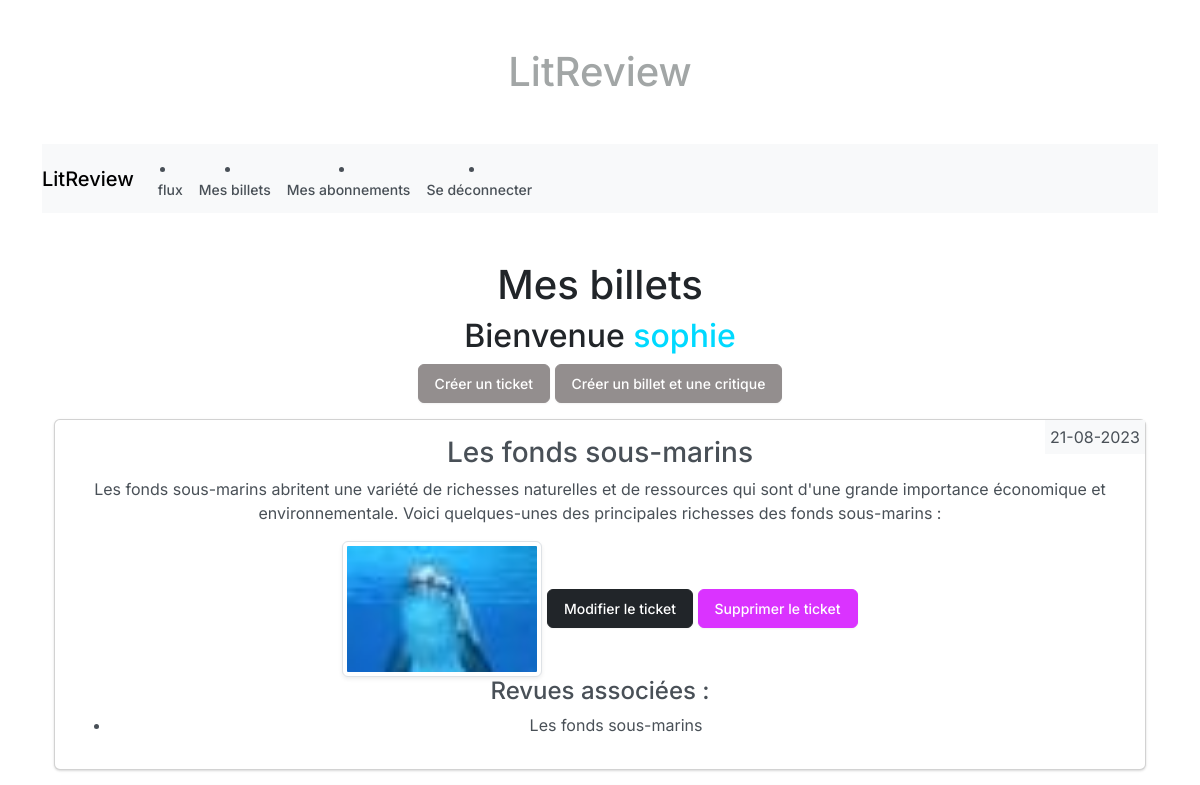
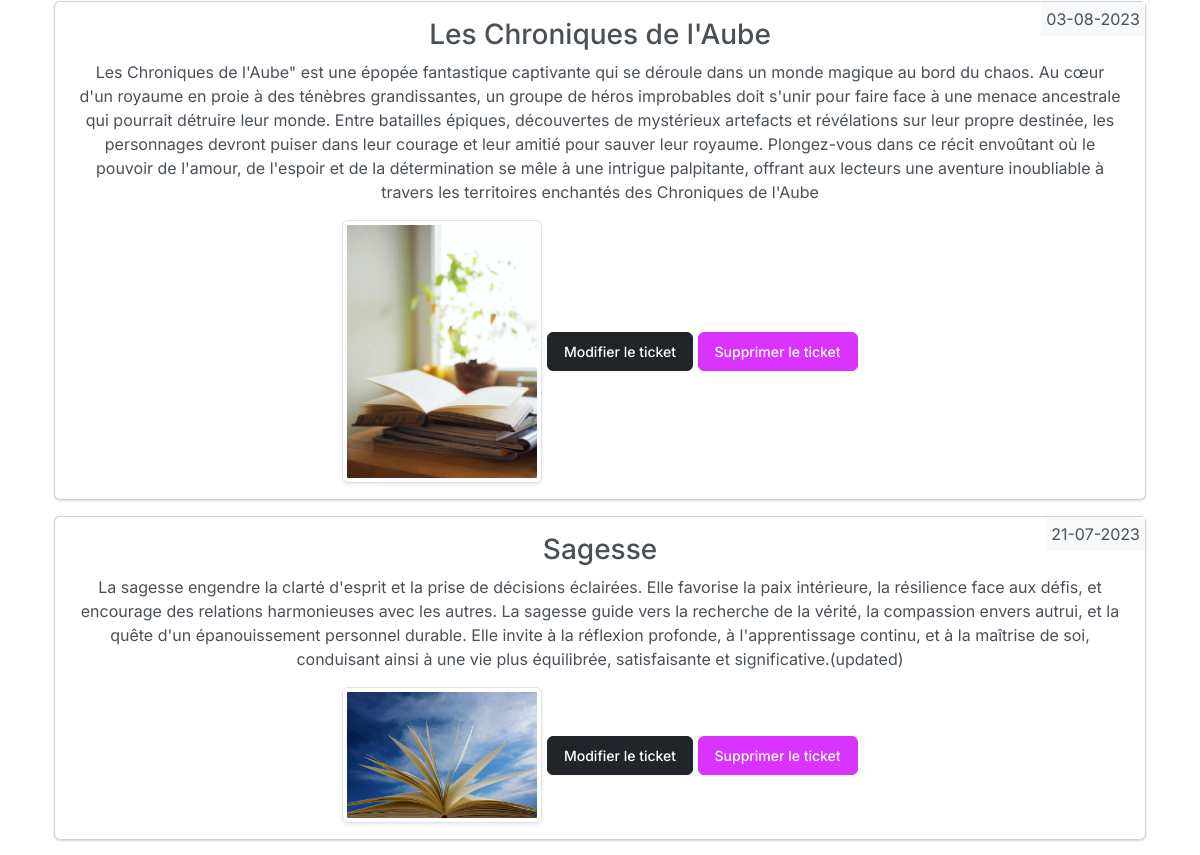
/user_tickets/ (signed in, upper part), run on an earlier commit of the app's database (2 pictures, top to bottom).
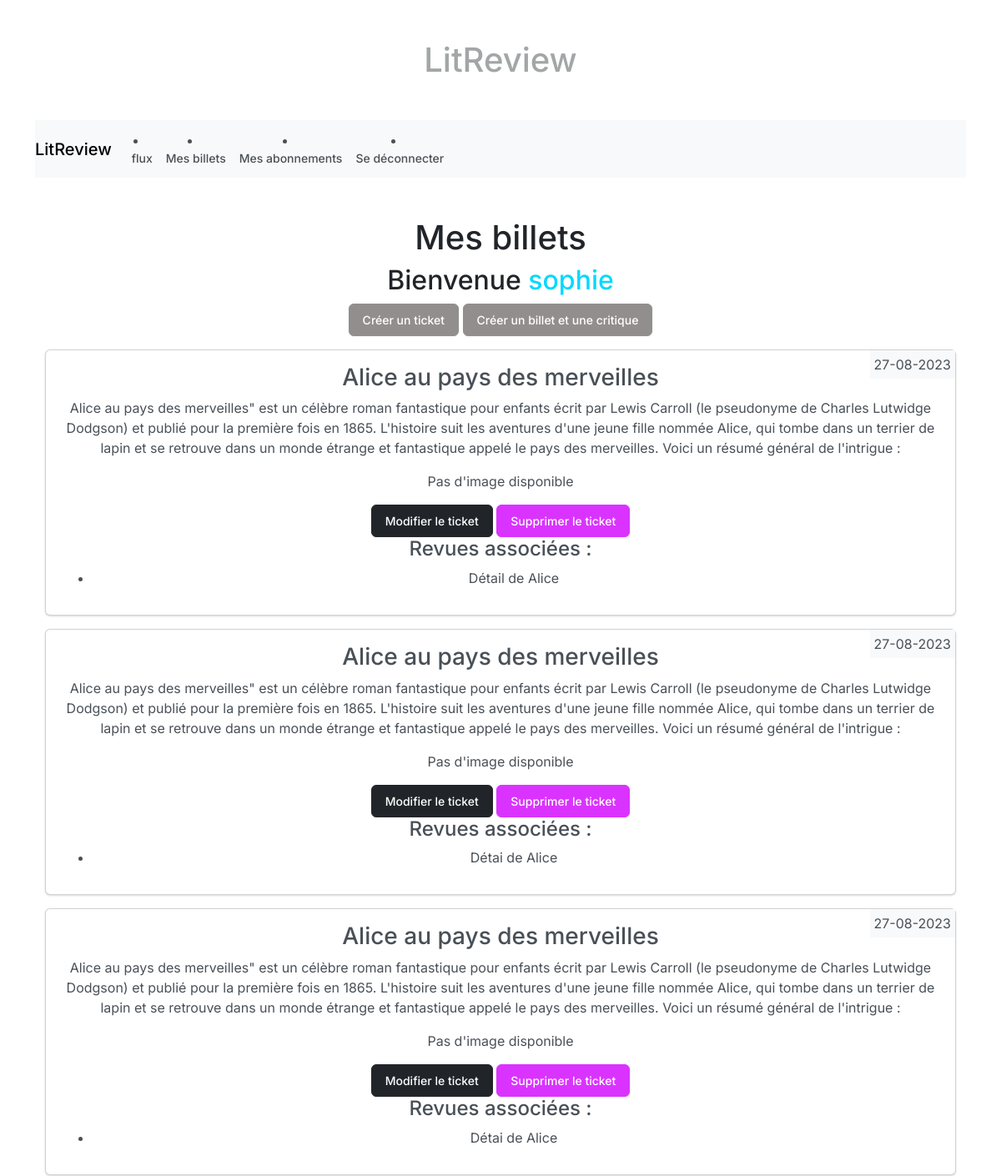
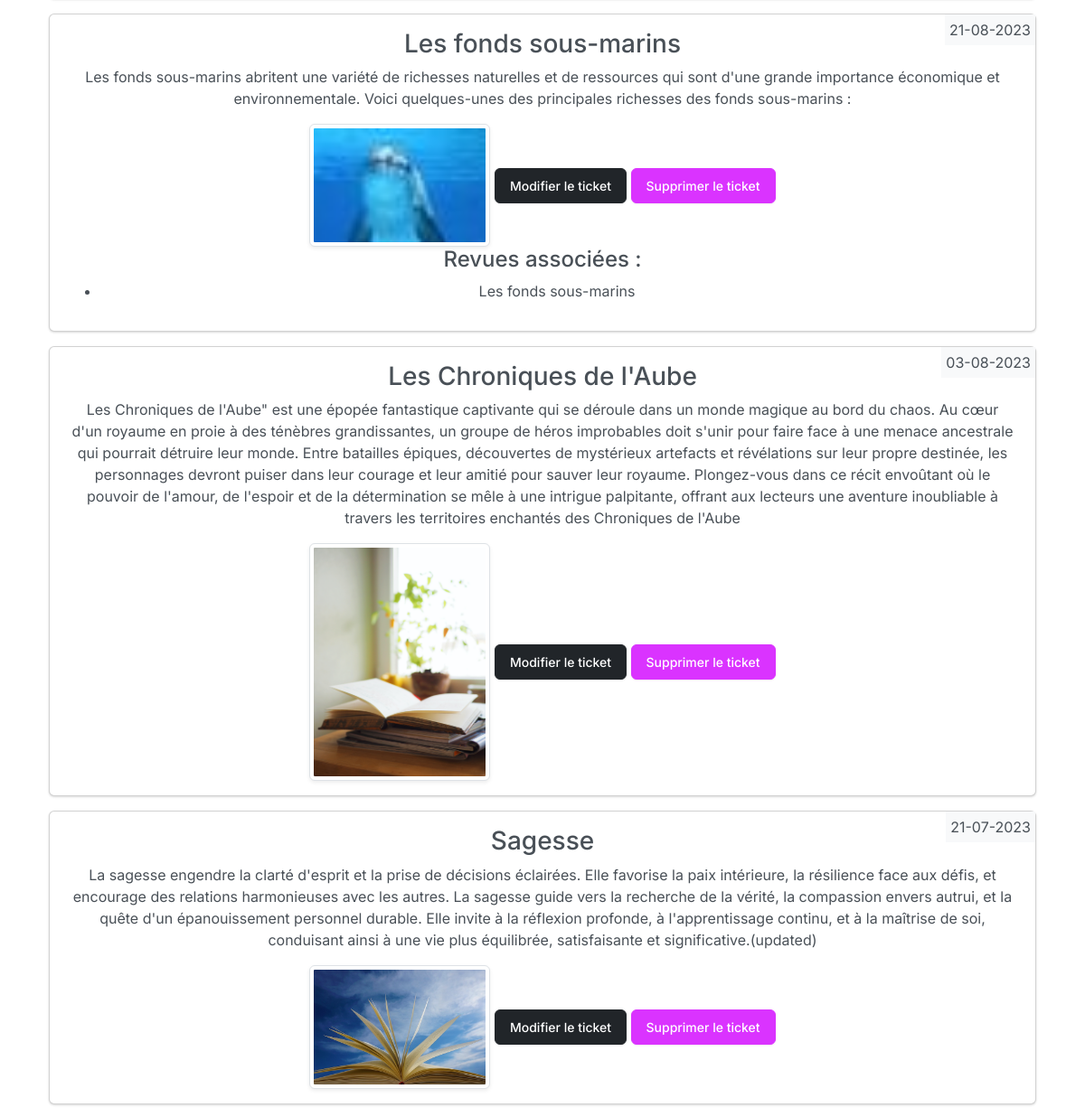
And on a later commit of the database (2 pictures, top to bottom).
### litreviewApp/models.py (models this page shows, shortened)
class Ticket(models.Model):
    title = models.CharField(max_length=128)
    description = models.TextField(max_length=2048)
    created_by = models.ForeignKey(settings.AUTH_USER_MODEL, on_delete=models.CASCADE)
    created_at = models.DateTimeField(auto_now_add=True)
    updated_at = models.DateTimeField(auto_now=True)
    image = models.ImageField(upload_to="ticket_images/", null=True, blank=True)

class Review(models.Model):
    id = models.AutoField(primary_key=True)
    ticket = models.ForeignKey(Ticket, on_delete=models.CASCADE, null=True, blank=True)
    rating = models.PositiveSmallIntegerField(validators=[MinValueValidator(0), MaxValueValidator(5)])
    created_by = models.ForeignKey(settings.AUTH_USER_MODEL, on_delete=models.CASCADE)
    headline = models.CharField(max_length=128)
    body = models.TextField(max_length=8192, blank=True)
    created_at = models.DateTimeField(auto_now_add=True)
    updated_at = models.DateTimeField(auto_now=True)

### litreviewApp/views.py (the view)
# urls.py: path("user_tickets/", user_tickets_view, name="user_tickets"),
@login_required
def user_tickets_view(request):
    user = request.user
    user_tickets = Ticket.objects.filter(created_by=user).order_by("-created_at")
    for ticket in user_tickets:
        ticket.reviews = Review.objects.filter(ticket=ticket)
    return render(
        request, "litreviewApp/user_tickets.html", {"user_tickets": user_tickets}
    )

### litreviewApp/templates/litreviewApp/user_tickets.html
{% extends 'base.html' %}
{% load static %}
{% block content %}
    <div class="container mt-5">
        <h1>Mes billets</h1>
        <h2>Bienvenue <span class="distinctive-username">{{ user.username }}</span></h2>
        <a href="{% url 'create_ticket' %}" class="btn btn-custom-bl">Créer un ticket</a>
        <a href="{% url 'create_combined_ticket_review' %}" class="btn btn-custom-bl">Créer un billet et une critique</a>
        {% for ticket in user_tickets %}
            <div class="card my-3 card-custom">
                <div class="date">
                    {{ ticket.created_at|date:"d-m-Y " }}
                </div>
                <div class="card-body">
                    <h3 class="card-title">{{ ticket.title }}</h3>
                    <p class="card-text">{{ ticket.description }}</p>
                    {% if ticket.image %}
                        <img src="{{ ticket.image.url }}" alt="{{ ticket.title }}" class="img-thumbnail" width="200">
                    {% else %}
                        <p class="card-text">Pas d'image disponible</p>
                    {% endif %}
                    {% if ticket.created_by == user %}
                        <a href="{% url 'update_ticket' ticket_id=ticket.id %}" class="btn btn-dark">Modifier le ticket</a>
                        <a href="{% url 'delete_ticket' ticket_id=ticket.id %}" class="btn btn-custom-yellow">Supprimer le ticket</a>
                    {% else %}
                        <a href="{% url 'create_review' ticket_id=ticket.id %}" class="btn btn-primary">Créer une revue</a>
                    {% endif %}
                    {% if ticket.reviews %}
                        <h4>Revues associées :</h4>
                        <ul>
                            {% for review in ticket.reviews %}
                                <li>{{ review.headline }}</li>
                            {% endfor %}
                        </ul>
                    {% endif %}
                </div>
            </div>
        {% endfor %}
    </div>
{% endblock %}

### litreview/templates/base.html (shortened to what this page needs)
{% load static %}
{% load custom_filters %}
<!DOCTYPE html>
<html>
<head>
    <link rel="stylesheet" href="{% static 'css/bootstrap.min.css' %}">
    <link rel="stylesheet" href="{% static 'css/styles.css' %}">
    <link rel="stylesheet" href="{% static 'js/jvscript.js' %}">
    <link rel="stylesheet" href="https://cdnjs.cloudflare.com/ajax/libs/font-awesome/5.15.3/css/all.min.css">
</head>
<body>
    <div class="container text-center">
        <h1 class="my-5"><span class="distinctive-litreviewBase">LitReview</span></h1>
        {% if request.path == '/' %}
            {% if user.is_authenticated %}
                {% include 'litreviewApp/navbarlog.html' %}
            {% else %}
                <br>
            {% endif %}
        {% else %}
            {% if user.is_authenticated %}
                {% include 'litreviewApp/navbarlog.html' %}
            {% else %}
                <nav>
                    <a href="{% url 'index' %}">Retour</a>
                </nav>
            {% endif %}
        {% endif %}
        <div>
            {% block content %}{% endblock %}
        </div>
    </div>
    <link rel="stylesheet" href="https://cdnjs.cloudflare.com/ajax/libs/font-awesome/5.15.3/css/all.min.css">
</body>
</html>

### litreviewApp/templates/litreviewApp/navbarlog.html (shortened to what this page needs)
{% load static %} {% load bootstrap4 %}
<nav class="navbar navbar-expand-lg navbar-light bg-light">
  <a class="navbar-brand" href="#">LitReview</a>
  <div class="collapse navbar-collapse" id="navbarNav">
      <li class="nav-item">
        <a class="nav-link" href="{% url 'flux' %}">flux</a>
      </li>
      <li class="nav-item">
        <a class="nav-link" href="{% url 'user_tickets' %}">Mes billets</a>
      </li>
      <li class="nav-item">
        <a class="nav-link" href="{% url 'abonnement' %}">Mes abonnements</a>
      </li>
      <li class="nav-item">
        <a class="nav-link" href="{% url 'logout' %}">Se déconnecter</a>
      </li>
  </div>
</nav>

### static/css/styles.css (style rules this page uses)
.btn-custom-yellow { background-color: #da33ff; color: #FFFFFF; border-color: #da33ff; }
.btn-custom-bl { background-color: #33e7ff; color: #FFFFFF; border-color: #33e7ff; }
.btn-custom-bl { background-color: #938e8e; color: #FFFFFF; border-color: #938e8e; }
.distinctive-username { color: #00d9ff; }
.distinctive-litreviewBase { color: #a2a6a6; }
a { text-decoration: none; }
.card-custom { position: relative; }
.card-custom .date { position: absolute; top: 0; right: 0; padding: 5px; background-color: #f8f9fa; }

What changed in the data, as far as the page shows it:
added Ticket: created_at "27-08-2023", title "Alice au pays des merveilles", description "Alice au pays des merveilles\" est un célèbre roman fantastique pour enfants écrit par Lewis Carroll (le pseudonyme de Charles Lutwidge Dodgson) et publié pour la première fois en 1865. L'histoire suit les aventures d'une jeune fille nommée Alice, qui tombe dans un terrier de lapin et se retrouve dans un monde étrange et fantastique appelé le pays des merveilles. Voici un résumé général de l'intrigue :", image "Pas d'image disponible", shows "Modifier le ticket"
added Review: headline "Détail de Alice", shown under "27-08-2023"
added Ticket: created_at "27-08-2023", title "Alice au pays des merveilles", description "Alice au pays des merveilles\" est un célèbre roman fantastique pour enfants écrit par Lewis Carroll (le pseudonyme de Charles Lutwidge Dodgson) et publié pour la première fois en 1865. L'histoire suit les aventures d'une jeune fille nommée Alice, qui tombe dans un terrier de lapin et se retrouve dans un monde étrange et fantastique appelé le pays des merveilles. Voici un résumé général de l'intrigue :", image "Pas d'image disponible", shows "Modifier le ticket"
added Review: headline "Détai de Alice", shown under "27-08-2023"
added Ticket: created_at "27-08-2023", title "Alice au pays des merveilles", description "Alice au pays des merveilles\" est un célèbre roman fantastique pour enfants écrit par Lewis Carroll (le pseudonyme de Charles Lutwidge Dodgson) et publié pour la première fois en 1865. L'histoire suit les aventures d'une jeune fille nommée Alice, qui tombe dans un terrier de lapin et se retrouve dans un monde étrange et fantastique appelé le pays des merveilles. Voici un résumé général de l'intrigue :", image "Pas d'image disponible", shows "Modifier le ticket"
added Review: headline "Détai de Alice", shown under "27-08-2023"
